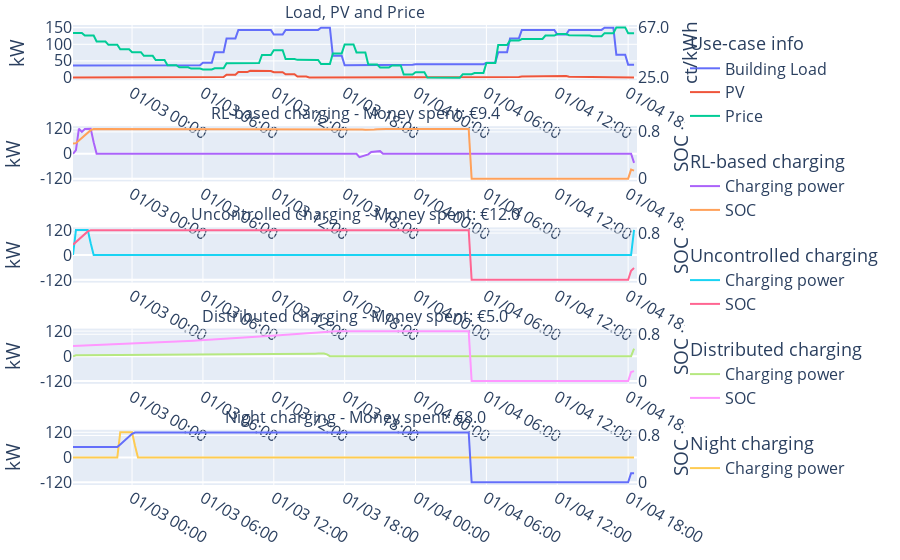

Write notebook code for a chart like this one.
### Markdown cell above
The detailed plot shows what is happening during certain days of the simulation. You can add as many benchmark logs as you have compiled, the figure will automatically adjust based on number of EVs, number of logs, etc.

### Code cell
detailed_fig = eval.plot_detailed_actions(start_date="2021-01-02 19:00", 
                                          end_date="2021-01-04 18:45",
                                          rl_log=rl_log,
                                          uc_log=uc_log,
                                          dist_log=dist_log,
                                          night_log=night_log)

detailed_fig.show()

### Figure 1 — Plotly figure (JSON) as saved in the notebook; plotly's stock layout.template omitted (floating-point values rounded to 4 significant figures; data arrays with more than 128 entries replaced by an {"elided": "..."} marker saying what was removed)
{"data": [{"legendgroup": "1", "name": "Building Load", "x": {"elided": "191 str values"}, "y": {"elided": "191 float values"}, "type": "scatter", "xaxis": "x", "yaxis": "y"}, {"legendgroup": "1", "name": "PV", "x": {"elided": "191 str values"}, "y": {"elided": "191 float values"}, "type": "scatter", "xaxis": "x", "yaxis": "y"}, {"legendgroup": "1", "legendgrouptitle": {"text": "Use-case info"}, "name": "Price", "x": {"elided": "191 str values"}, "y": {"elided": "191 float values"}, "type": "scatter", "xaxis": "x", "yaxis": "y2"}, {"legendgroup": "2", "legendgrouptitle": {"text": "RL-based charging"}, "name": "Charging power", "x": {"elided": "191 str values"}, "y": {"elided": "191 float values"}, "type": "scatter", "xaxis": "x2", "yaxis": "y3"}, {"legendgroup": "2", "name": "SOC", "x": {"elided": "191 str values"}, "y": {"elided": "191 float values"}, "type": "scatter", "xaxis": "x2", "yaxis": "y4"}, {"legendgroup": "3", "legendgrouptitle": {"text": "Uncontrolled charging"}, "name": "Charging power", "x": {"elided": "191 str values"}, "y": {"elided": "191 float values"}, "type": "scatter", "xaxis": "x3", "yaxis": "y5"}, {"legendgroup": "3", "name": "SOC", "x": {"elided": "191 str values"}, "y": {"elided": "191 float values"}, "type": "scatter", "xaxis": "x3", "yaxis": "y6"}, {"legendgroup": "4", "legendgrouptitle": {"text": "Distributed charging"}, "name": "Charging power", "x": {"elided": "191 str values"}, "y": {"elided": "191 float values"}, "type": "scatter", "xaxis": "x4", "yaxis": "y7"}, {"legendgroup": "4", "name": "SOC", "x": {"elided": "191 str values"}, "y": {"elided": "191 float values"}, "type": "scatter", "xaxis": "x4", "yaxis": "y8"}, {"legendgroup": "5", "legendgrouptitle": {"text": "Night charging"}, "name": "Charging power", "x": {"elided": "191 str values"}, "y": {"elided": "191 float values"}, "type": "scatter", "xaxis": "x5", "yaxis": "y9"}, {"legendgroup": "5", "name": "SOC", "x": {"elided": "191 str values"}, "y": {"elided": "191 float values"}, "type": "scatter", "xaxis": "x5", "yaxis": "y10"}], "layout": {"xaxis": {"anchor": "y", "domain": [0.0, 0.94], "range": ["2021-01-02 19:00", "2021-01-04 18:45"], "matches": "x", "tickformat": "%m/%d %H:%M"}, "yaxis": {"anchor": "x", "domain": [0.88, 1.0], "title": {"text": "kW"}}, "yaxis2": {"anchor": "x", "overlaying": "y", "side": "right", "tickvals": [24.65, 66.82], "ticktext": ["25.0", "67.0"], "range": [22.65, 68.82], "title": {"text": "ct/kWh"}}, "xaxis2": {"anchor": "y3", "domain": [0.0, 0.94], "range": ["2021-01-02 19:00", "2021-01-04 18:45"], "matches": "x", "tickformat": "%m/%d %H:%M"}, "yaxis3": {"anchor": "x2", "domain": [0.66, 0.78], "tickvals": [-120, 0, 120], "ticktext": ["-120", "0", "120"], "range": [-132.0, 132.0], "title": {"text": "kW"}}, "yaxis4": {"anchor": "x2", "overlaying": "y3", "side": "right", "tickvals": [0, 0.8], "ticktext": ["0", "0.8"], "title": {"text": "SOC"}}, "xaxis3": {"anchor": "y5", "domain": [0.0, 0.94], "matches": "x", "tickformat": "%m/%d %H:%M"}, "yaxis5": {"anchor": "x3", "domain": [0.44, 0.56], "tickvals": [-120, 0, 120], "ticktext": ["-120", "0", "120"], "range": [-132.0, 132.0], "title": {"text": "kW"}}, "yaxis6": {"anchor": "x3", "overlaying": "y5", "side": "right", "tickvals": [0, 0.8], "ticktext": ["0", "0.8"], "title": {"text": "SOC"}}, "xaxis4": {"anchor": "y7", "domain": [0.0, 0.94], "matches": "x", "tickformat": "%m/%d %H:%M"}, "yaxis7": {"anchor": "x4", "domain": [0.22, 0.34], "tickvals": [-120, 0, 120], "ticktext": ["-120", "0", "120"], "range": [-132.0, 132.0], "title": {"text": "kW"}}, "yaxis8": {"anchor": "x4", "overlaying": "y7", "side": "right", "tickvals": [0, 0.8], "ticktext": ["0", "0.8"], "title": {"text": "SOC"}}, "xaxis5": {"anchor": "y9", "domain": [0.0, 0.94], "matches": "x", "tickformat": "%m/%d %H:%M"}, "yaxis9": {"anchor": "x5", "domain": [0.0, 0.12], "tickvals": [-120, 0, 120], "ticktext": ["-120", "0", "120"], "range": [-132.0, 132.0], "title": {"text": "kW"}}, "yaxis10": {"anchor": "x5", "overlaying": "y9", "side": "right", "tickvals": [0, 0.8], "ticktext": ["0", "0.8"], "title": {"text": "SOC"}}, "annotations": [{"font": {"size": 16}, "showarrow": false, "text": "Load, PV and Price", "x": 0.47, "xanchor": "center", "xref": "paper", "y": 1.0, "yanchor": "bottom", "yref": "paper"}, {"font": {"size": 16}, "showarrow": false, "text": "RL-based charging - Money spent: €9.4", "x": 0.47, "xanchor": "center", "xref": "paper", "y": 0.78, "yanchor": "bottom", "yref": "paper"}, {"font": {"size": 16}, "showarrow": false, "text": "Uncontrolled charging - Money spent: €12.0", "x": 0.47, "xanchor": "center", "xref": "paper", "y": 0.56, "yanchor": "bottom", "yref": "paper"}, {"font": {"size": 16}, "showarrow": false, "text": "Distributed charging - Money spent: €5.0", "x": 0.47, "xanchor": "center", "xref": "paper", "y": 0.34, "yanchor": "bottom", "yref": "paper"}, {"font": {"size": 16}, "showarrow": false, "text": "Night charging - Money spent: €8.0", "x": 0.47, "xanchor": "center", "xref": "paper", "y": 0.12, "yanchor": "bottom", "yref": "paper"}], "margin": {"l": 35, "r": 45, "t": 25, "b": 25}, "font": {"size": 16}, "legend": {"tracegroupgap": 20}}}
